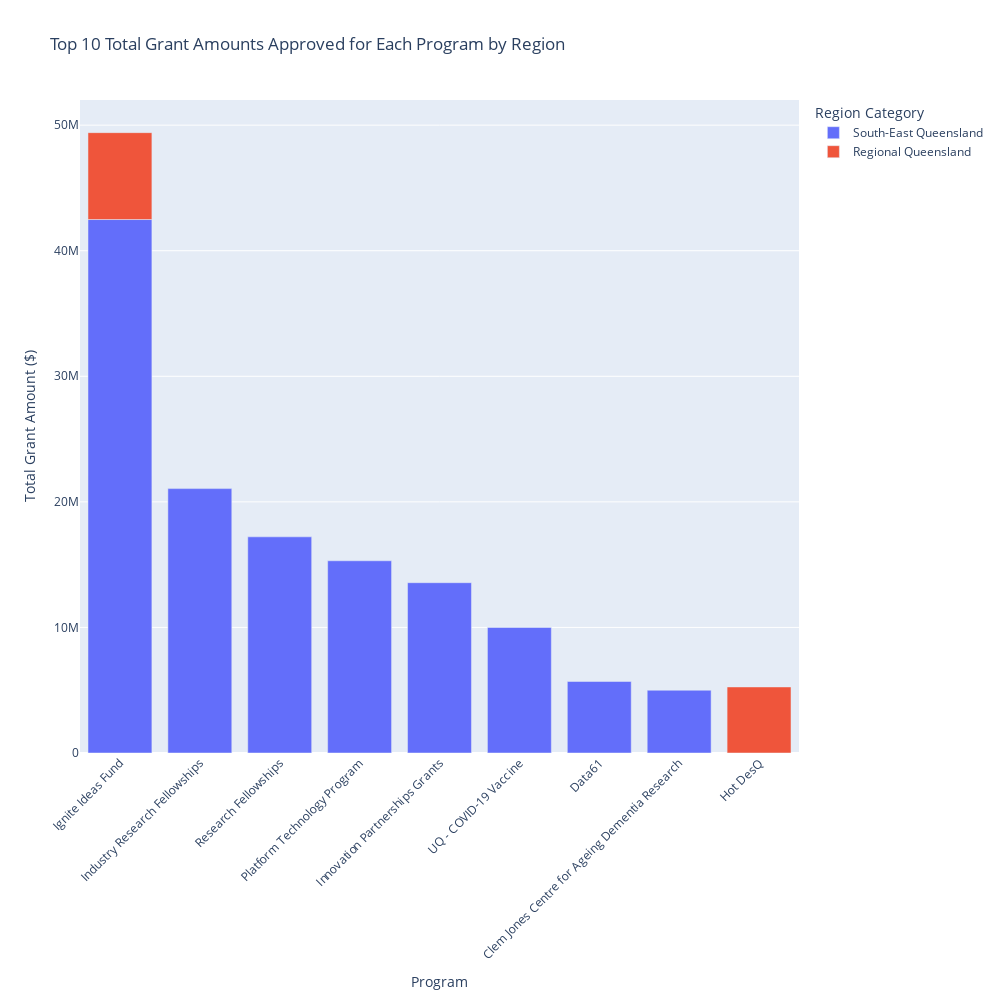

Write notebook code for a chart like this one.
### Markdown cell above
## 4.Top 10 Total Grant Amounts Approved for Each Program:
This graph provides insights into which areas are receiving the most funding. The spread among the top-funded programs can reflect strategic focuses of the government. The “ignite ideas fund” notably received the most funding, suggesting a focus on innovation and startups.

### Code cell
df['Region Category'] = df['Local Government /Council'].apply(classify_region)
# Group by 'Region Category' and 'Program' and sum the 'Actual Contractual Commitment ($)' for each group
# Sort the results in descending order
grants_per_program_region = df.groupby(['Region Category', 'Program'])['Actual Contractual Commitment ($)'].sum().sort_values(ascending=False)
# Select the top 10 entries from the sorted list for detailed visualization
top_grants_per_program_region = grants_per_program_region.head(10).reset_index()
#creating bar graph
fig = px.bar(top_grants_per_program_region, x='Program', y='Actual Contractual Commitment ($)',
             color='Region Category',  
             title='Top 10 Total Grant Amounts Approved for Each Program by Region',
             labels={'Actual Contractual Comm|itment ($)': 'Total Grant Amount ($)'})
fig.update_layout(xaxis_title='Program',
                  yaxis_title='Total Grant Amount ($)',
                  xaxis_tickangle=-45, height=1000, width=1000)  # Rotate labels for better readability
#viewing te graph
fig.show()

### Figure 1 — Plotly figure (JSON) as saved in the notebook; plotly's stock layout.template omitted (floating-point values rounded to 4 significant figures)
{"data": [{"alignmentgroup": "True", "hovertemplate": "Region Category=South-East Queensland<br>Program=%{x}<br>Actual Contractual Commitment ($)=%{y}<extra></extra>", "legendgroup": "South-East Queensland", "marker": {"color": "#636efa", "pattern": {"shape": ""}}, "name": "South-East Queensland", "offsetgroup": "South-East Queensland", "orientation": "v", "showlegend": true, "textposition": "auto", "type": "bar", "visible": true, "x": ["Ignite Ideas Fund", "Industry Research Fellowships", "Research Fellowships", "Platform Technology Program", "Innovation Partnerships Grants", "UQ - COVID-19 Vaccine", "Data61", "Clem Jones Centre for Ageing Dementia Research"], "xaxis": "x", "y": [42484762, 21054447, 17215329, 15307672, 13562567, 10000000, 5695000, 5000000], "yaxis": "y"}, {"alignmentgroup": "True", "hovertemplate": "Region Category=Regional Queensland<br>Program=%{x}<br>Actual Contractual Commitment ($)=%{y}<extra></extra>", "legendgroup": "Regional Queensland", "marker": {"color": "#EF553B", "pattern": {"shape": ""}}, "name": "Regional Queensland", "offsetgroup": "Regional Queensland", "orientation": "v", "showlegend": true, "textposition": "auto", "type": "bar", "visible": true, "x": ["Ignite Ideas Fund", "Hot DesQ"], "xaxis": "x", "y": [6918146, 5260500], "yaxis": "y"}], "layout": {"barmode": "relative", "height": 1000, "legend": {"title": {"text": "Region Category"}, "tracegroupgap": 0}, "title": {"text": "Top 10 Total Grant Amounts Approved for Each Program by Region"}, "width": 1000, "xaxis": {"anchor": "y", "autorange": true, "domain": [0, 1], "range": [-0.5, 8.5], "tickangle": -45, "title": {"text": "Program"}, "type": "category"}, "yaxis": {"anchor": "x", "autorange": true, "domain": [0, 1], "range": [0, 52000000.0], "title": {"text": "Total Grant Amount ($)"}, "type": "linear"}}}
